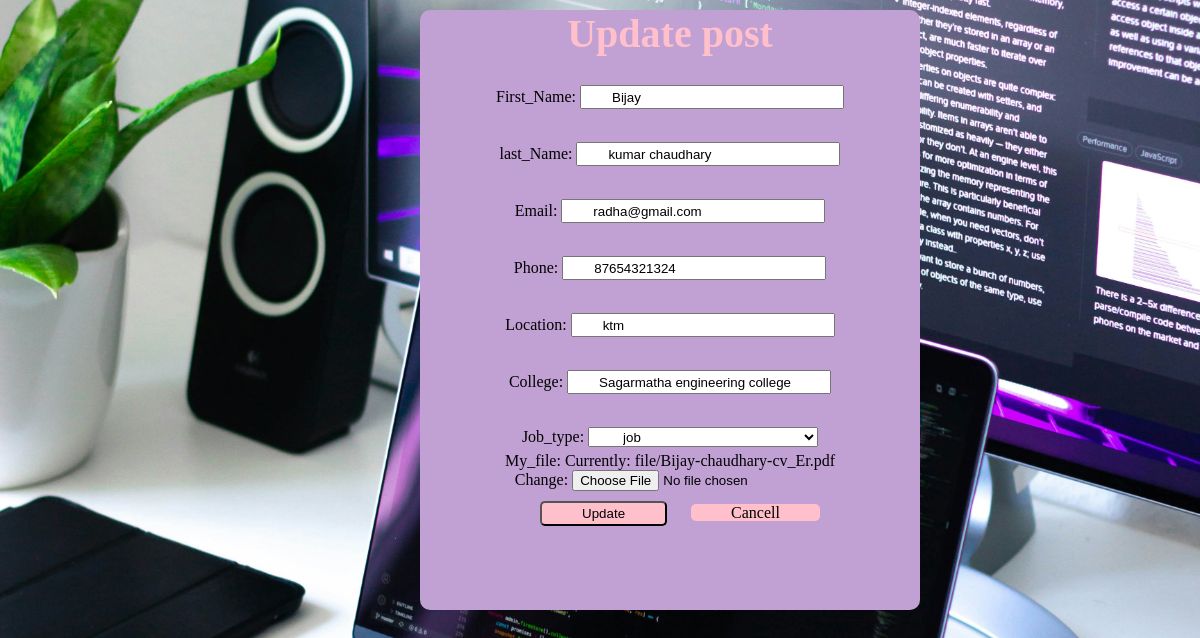
Screenshot of /update_post/6 (signed in) with the database file from the repository.
### intern/models.py (models this page shows)
class intern(models.Model):
    firstname=models.CharField(max_length=50)
    lastname=models.CharField(max_length=50)
    email=models.EmailField(max_length=50)
    phone=models.BigIntegerField()
    location=models.CharField(max_length=50)
    college=models.CharField(max_length=100)
    role= (('job','job'),
    ('intern','intern'))
    job=models.CharField(max_length=50, choices=role, default='intern')
    myfile=models.FileField(upload_to="file/", max_length=250, null=True, default=None)

### intern/views.py (the view)
# urls.py: path('update_post/<int:id>', views.update_post, name='updatepost'),
def update_post(request, id):
    if request.user.is_authenticated:
        if request.method =='POST':
            pi = intern.objects.get(pk=id)
            form = PostEmployee(request.POST, request.FILES, instance=pi, )
            if form.is_valid():
                form.save()
                form = PostEmployee()
        else:
            pi = intern.objects.get(pk=id)
            form = PostEmployee(instance=pi)
        return render(request, 'intern/updatepost.html',{'form':form})
    else:
        return redirect('/login/')

### intern/forms.py
class PostEmployee(forms.ModelForm):
    class Meta:
        model=intern
        fields=['firstname', 'lastname','email','phone','location','college','job','myfile']
        labels={'firstname':'First_Name','lastname':'last_Name','email':'Email', 'phone':'Phone','location':'Location',
                'college':'College','job':'Job_type','myfile':'My_file'
                }
        widgets ={'firstname':forms.TextInput(attrs={'class': 'form-control'}),
                  'lastname':forms.TextInput(attrs={'class': 'form-control'}),
                  'email':forms.EmailInput(attrs={'class': 'form-control'}),
                  'phone':forms.NumberInput(attrs={'class': 'form-control'}),
                  'location':forms.TextInput(attrs={'class': 'form-control'}),
                  'college':forms.TextInput(attrs={'class': 'form-control'}),
                  'job':forms.Select(attrs={'class': 'form-control'}),
                  }

### intern/templates/intern/updatepost.html (shortened to what this page needs)
{% load static %}
<!DOCTYPE html>
<html lang="en">
<head>
    <link rel="stylesheet" href="{% static 'intern/css/style.css' %}">
</head>
<body>
    <div class="box">
    <h3>Update post</h3>
    <form class="form-container" action="" method="post" novalidate enctype="multipart/form-data">
     {{form.as_p}}
     <input type="submit" value="Update" class="btn-add">
     <a href="{% url 'dashboard' %}" class="btn-add">Cancell</a>
    </form>
    </div>
</body>

### intern/static/intern/css/style.css (style rules this page uses)
* { margin: 0px; padding: 0px; }
body { margin-top: 0px; background-image: url("../image/code.jpg"); background-size: cover; background-repeat: no-repeat; background-position: center; }
a { text-decoration: none; }
footer p,a { color: black; }
h3 { color: pink; font-size: 40px; }
.form-control { height: 20px; width: 230px; padding-left: 30px; margin-top: 28px; }
.box { text-align: center; height: 600px; width: 500px; background-color: #c1a0d3; border-radius: 10px; margin-left:35%; margin-top: 10px; }
.form-control { margin-bottom: 5px; }
.btn-add { margin-top: 10px; height: 25px; padding-left: 40px; padding-right: 40px; background-color: pink; border-radius: 5px; margin-left: 20px; }

### rows the page displays
intern: firstname "Bijay", lastname "kumar chaudhary", email "radha@gmail.com", phone "87654321324", location "ktm", college "Sagarmatha engineering college", job "job"
